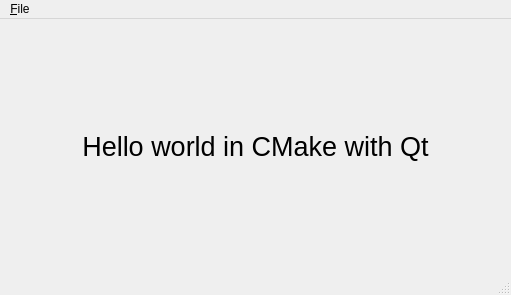
<?xml version="1.0" encoding="UTF-8"?>
<ui version="4.0">
 <class>MainWindow</class>
 <widget class="QMainWindow" name="MainWindow">
  <property name="geometry">
   <rect>
    <x>0</x>
    <y>0</y>
    <width>511</width>
    <height>295</height>
   </rect>
  </property>
  <property name="windowTitle">
   <string>MainWindow</string>
  </property>
  <widget class="QWidget" name="centralwidget">
   <layout class="QVBoxLayout" name="verticalLayout">
    <item>
     <widget class="QLabel" name="label">
      <property name="font">
       <font>
        <pointsize>20</pointsize>
       </font>
      </property>
      <property name="text">
       <string>Hello world in CMake with Qt</string>
      </property>
      <property name="scaledContents">
       <bool>false</bool>
      </property>
      <property name="alignment">
       <set>Qt::AlignCenter</set>
      </property>
     </widget>
    </item>
   </layout>
  </widget>
  <widget class="QMenuBar" name="menubar">
   <property name="geometry">
    <rect>
     <x>0</x>
     <y>0</y>
     <width>511</width>
     <height>30</height>
    </rect>
   </property>
   <widget class="QMenu" name="menuFile">
    <property name="title">
     <string>&amp;File</string>
    </property>
   </widget>
   <addaction name="menuFile"/>
  </widget>
  <widget class="QStatusBar" name="statusbar"/>
 </widget>
 <resources/>
 <connections/>
</ui>
